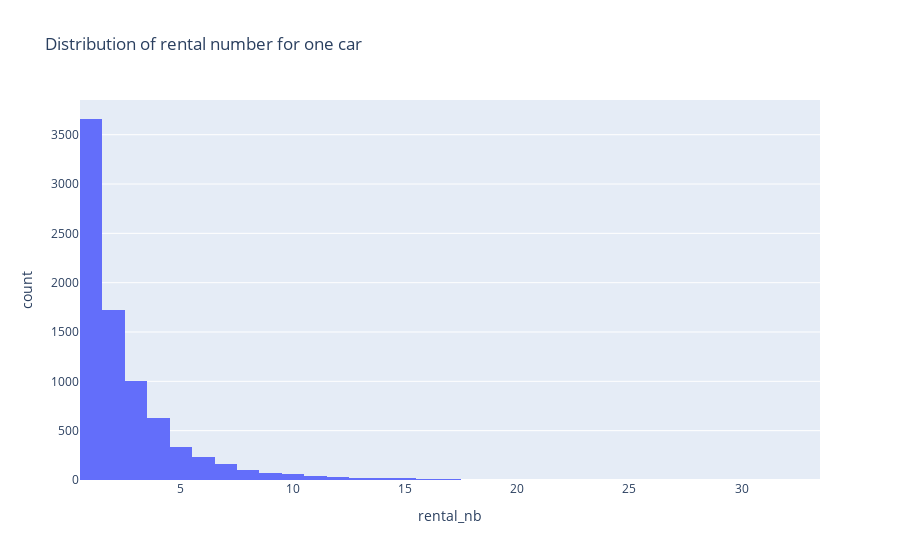

The notebook cell saved with this chart:
### Code cell
px.histogram(df_rental_bycar, x='rental_nb', title='Distribution of rental number for one car', nbins=50)

### Figure 1 — Plotly figure (JSON) as saved in the notebook; plotly's stock layout.template omitted (floating-point values rounded to 4 significant figures; data arrays with more than 128 entries replaced by an {"elided": "..."} marker saying what was removed)
{"data": [{"alignmentgroup": "True", "bingroup": "x", "hovertemplate": "rental_nb=%{x}<br>count=%{y}<extra></extra>", "legendgroup": "", "marker": {"color": "#636efa", "pattern": {"shape": ""}}, "name": "", "nbinsx": 50, "offsetgroup": "", "orientation": "v", "showlegend": false, "type": "histogram", "x": {"elided": "8143 int values"}, "xaxis": "x", "yaxis": "y"}], "layout": {"barmode": "relative", "legend": {"tracegroupgap": 0}, "title": {"text": "Distribution of rental number for one car"}, "xaxis": {"anchor": "y", "domain": [0, 1], "title": {"text": "rental_nb"}}, "yaxis": {"anchor": "x", "domain": [0, 1], "title": {"text": "count"}}}}
